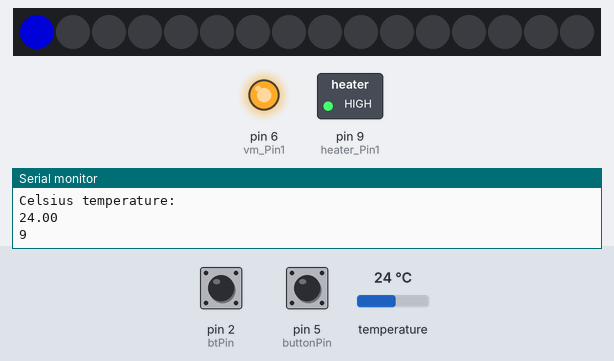
Recording of a sketch running on a simulated Arduino Uno, built with avr-gcc and run on an emulated ATmega328P. Shown: 16 RGB LEDs in strip order, left to right, switched loads named in the sketch (green lamp = pin HIGH), output pins drawn as LEDs (lit = HIGH), the last lines printed to the serial monitor. The inputs (shaded band) are chosen by the test bench; at power-on: temperature 24 °C, pin 5 (buttonPin) HIGH, pin 2 (btPin) HIGH. Dim RGB values are drawn brighter than linear.

Above: at 1.5 s.
1.6 s: temperature set to 39.2 °C
3.1 s: temperature set to 40.7 °C
At 4.5 s:
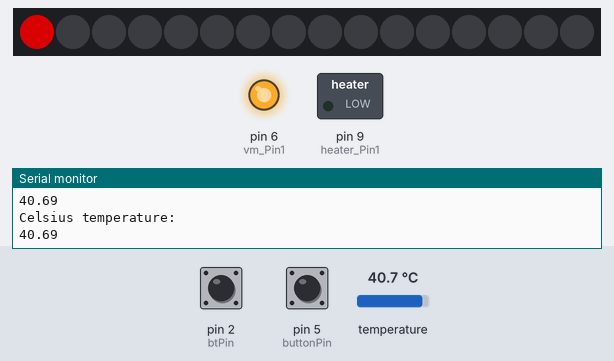
4.8 s: pin 5 (buttonPin) pulled LOW for 0.95 s
At 7.5 s:
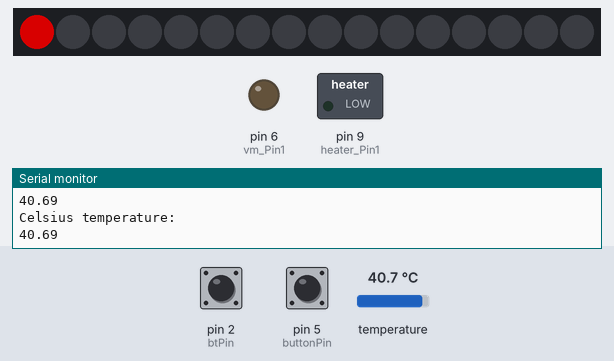
7.8 s: pin 2 (btPin) pulled LOW for 0.95 s
At 10.6 s:
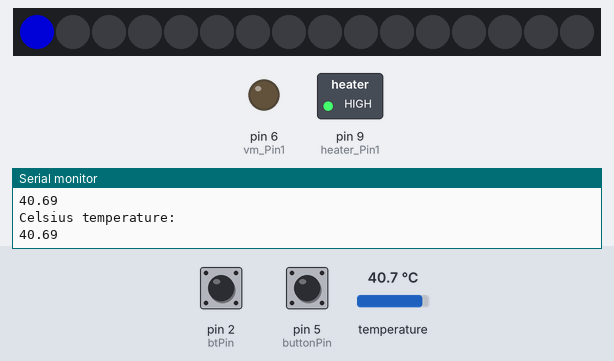
10.9 s: pin 2 (btPin) pulled LOW for 3.2 s
At 15.2 s:
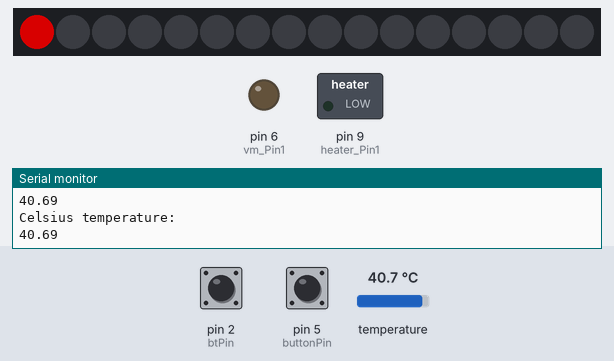
16.3 s: pin 5 (buttonPin) pulled LOW for 3.2 s
At 21.3 s:
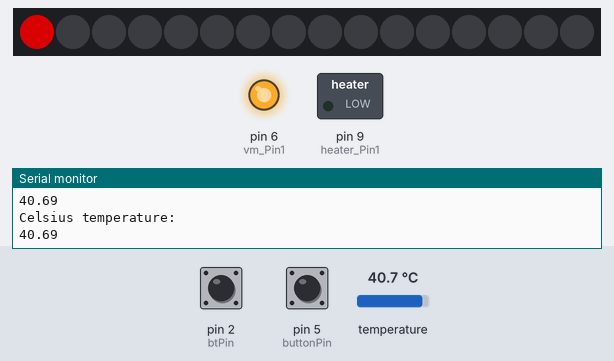
Timing chart, 0 to 22.7 s (numbered marks = the images above; inputs shaded):
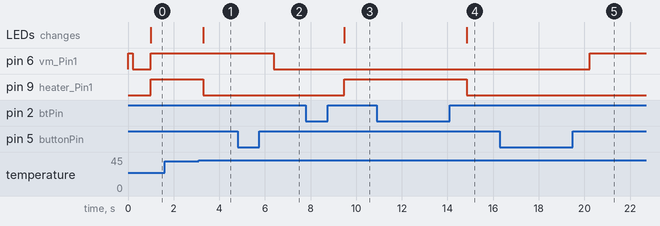

Measured:
- the behaviour switches between 40 and 40.1 °C on temperature (found by bisection; images 0 and 1)
- after the input at 3.1 s, pin 9 (heater_Pin1): HIGH → LOW after 0.20 s; the LEDs: change after 0.20 s (image 1)
- after the input at 4.8 s, pin 6 (vm_Pin1): HIGH → LOW after 1.6 s
- after the input at 7.8 s, pin 9 (heater_Pin1): LOW → HIGH after 1.7 s; the LEDs: change after 1.7 s (image 3)
- after the input at 10.9 s, pin 9 (heater_Pin1): HIGH → LOW after 4.0 s; the LEDs: change after 4.0 s (image 4)
- after the input at 16.3 s, pin 6 (vm_Pin1): LOW → HIGH after 3.9 s

The sketch:

mellopadWorking.ino
```cpp
#include <OneWire.h>
#include <DallasTemperature.h>
#include <Adafruit_NeoPixel.h>

#define NUMPIXELS 16
#define ONE_WIRE_BUS 7
#define PIN 3
#define DELAYVAL 10
#define control 12

OneWire oneWire(ONE_WIRE_BUS);
DallasTemperature Mellopad_T(&oneWire);
Adafruit_NeoPixel pixels(NUMPIXELS, PIN, NEO_GRB + NEO_KHZ800);

const int  buttonPin = 5;
const int btPin = 2;

const int vm_Pin1 = 6;
const int heater_Pin1 = 9;

int counter = 1;
int counterT = 1;
int buttonState = 0;
int BTState = 0;
int lastButtonState = 0;
int lastBTState = 0;
float tempC;
bool flag1 = false;
bool flag2 = false;
void setup(void)
{
  pixels.begin();
  pinMode(buttonPin, INPUT_PULLUP);
  pinMode(heater_Pin1, OUTPUT);
  //pinMode(control, OUTPUT);

  pinMode(btPin, INPUT_PULLUP);
  pinMode(vm_Pin1, OUTPUT);

  Serial.begin(115200);
  Mellopad_T.begin();
  digitalWrite(vm_Pin1, HIGH);
  delay(200);
  digitalWrite(vm_Pin1, LOW);

}

void loop(void) {

  mellopad_Th(40.0, 50.0);
  Vm(10000, 2000); // on off
  // ConTr ();
}


void mellopad_Th(float Min, float Max) {
  //digitalWrite(control, HIGH);
  Mellopad_T.requestTemperatures();
  tempC = Mellopad_T.getTempCByIndex(0);

  Serial.print("Celsius temperature: \n");
  Serial.println(tempC);

  if ((((tempC)  <= ((((Min + Max) / 2)) + 2)))) {
    //    digitalWrite(heater_Pin1, HIGH);
    //    Neomellopad1();
    flag1 = true;
  } else {
    flag1 = false;
//    digitalWrite(heater_Pin1, LOW);
//    Neomellopad2();
  }

  BTState = digitalRead(btPin);

  if (BTState != lastBTState) {

    if (BTState == HIGH) {
      counterT++;
    }
    delay(10);
  }
  lastBTState = BTState;
  if (flag1 == true) {
    digitalWrite(heater_Pin1, HIGH);
    Neomellopad1();
    if ((counterT % 2 == 0)) {
      if (((tempC)  <= (Min)) && ((flag1 == true))) {
        digitalWrite(heater_Pin1, HIGH);
        Serial.println(heater_Pin1);
        //Serial.println("ONcounter");
        Neomellopad1();
      }
      else {
        digitalWrite(heater_Pin1, LOW);
        Neomellopad2();
      }
    }
  } else {
    digitalWrite(heater_Pin1, LOW);
    Neomellopad2();
  }
}


void Vm(float Timer, float minTimer) {

  buttonState = digitalRead(buttonPin);

  if (buttonState != lastButtonState) {

    if (buttonState == HIGH) {

      counter++;
      //Serial.println(counter);
    }
    delay(10);
  }
  lastButtonState = buttonState;

  if (counter % 2 == 0) {
    digitalWrite(vm_Pin1, HIGH);

  } else {
    digitalWrite(vm_Pin1, LOW);

  }

}

void Neomellopad1() {
  pixels.setPixelColor(0, pixels.Color(0, 0, 139));// red  off
  pixels.show();
}

void Neomellopad2() {
  pixels.setPixelColor(0, pixels.Color(139, 0, 0));//blueon < max
  pixels.show();
}

void Neomellopad3() {
  pixels.setPixelColor(0, pixels.Color(0, 100, 0)); //green  on < min
  pixels.show();
}
```
